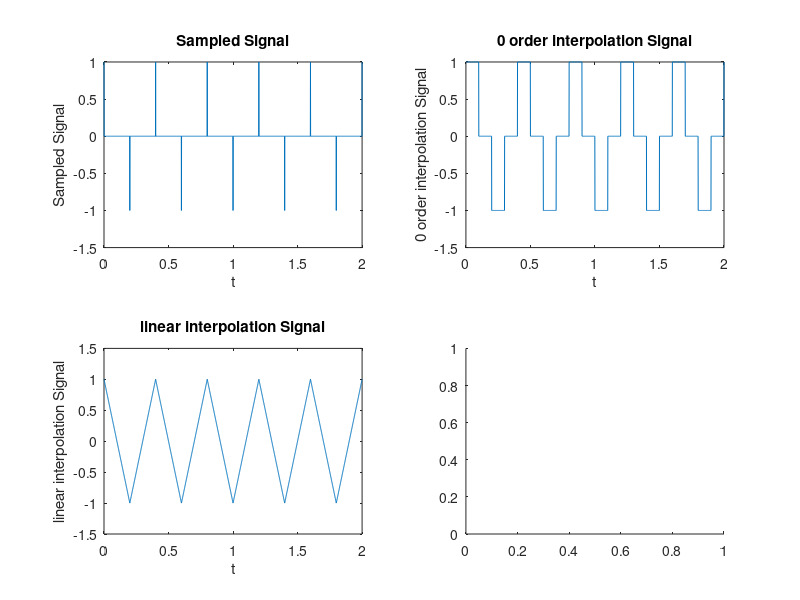

The MATLAB source for this figure: (Note: this script raises an error after producing the figure.)
t_fine = 0:0.001:2;
xt = cos(5*pi*t_fine) + sin(10*pi*t_fine);
original = xt;
original = transpose(original);
TS = 0.1 ;
%impulse train.
len = length(t_fine);
impulse_train = zeros(1, len);

for ii = 0:TS:2
    idx = ii*1000+1;
    idx = floor(idx);
    impulse_train(idx) = 1;
end

xt = xt .* impulse_train;

subplot(2,2,1);
plot(t_fine , xt);
xlabel("t");
ylabel("Sampled Signal");
title("Sampled Signal");


n = length(t_fine);
prev = 0;
lis = zeros(n, 1);
for i = 1:n
    if xt(i) == 0
        lis(i) = prev;
    else
        prev = xt(i);
        lis(i) = prev;
    end
end

subplot(2,2,2);
plot(t_fine , lis);
xlabel("t");
ylabel("0 order interpolation Signal");
title("0 order interpolation Signal");

x = 0:TS:2;
v = cos(5*pi*x) + sin(10*pi*x);
xx = 0:0.001:2;
liner_interp = interp1(x,v,xx);
subplot(2,2,3);
plot(xx , liner_interp);
liner_interp = transpose(liner_interp);
xlabel("t");
ylabel("linear interpolation Signal");
title("linear interpolation Signal");

subplot(2,2,4);
n = 0:TS:2;
xr = sinc_recon1(n,xt,TS, t_fine);
plot(t_fine,xr);
xlabel("t");
ylabel("sinc interpolation Signal");
title("sinc interpolation Signal");


%MAE
Mag_val = abs(lis - original);
MAE = max(Mag_val(251:1751));
disp("For 0 interpolation:");
disp(MAE);

Mag_val = abs(liner_interp - original);
MAE = max(Mag_val(251:1751));
disp("For linear interpolation:");
disp(MAE);


Mag_val = abs(xr - original);
MAE = max(Mag_val(251:1751));
disp("For sinc interpolation:")
disp(MAE);

